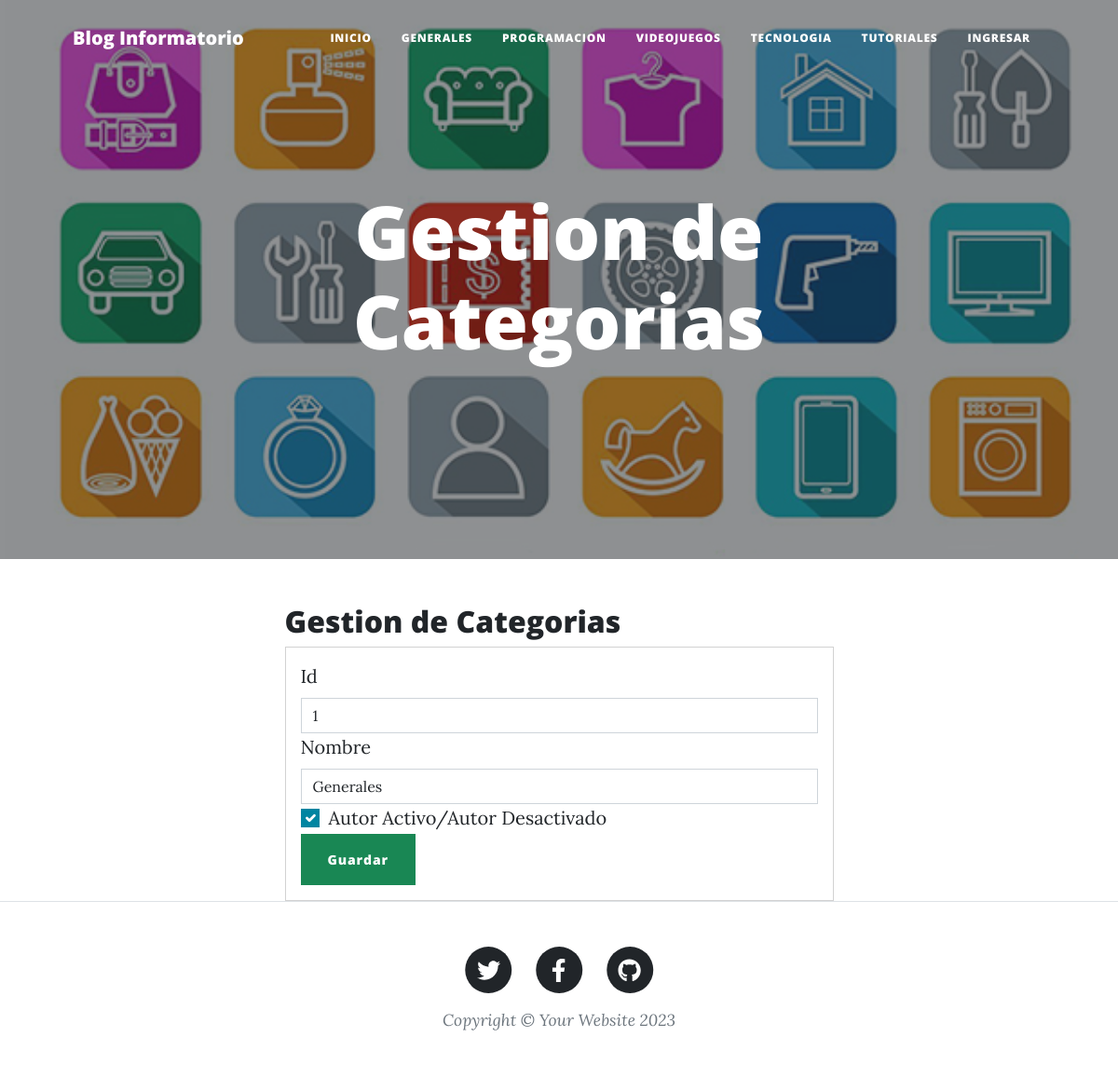
/Categorias/edicioncategoria/1, run on the app's committed database.
### GestionDeBlog/models.py (models this page shows, shortened)
class Categoria(models.Model):
    id = models.AutoField(primary_key=True)
    nombre = models.CharField('Nombre de la Categoria', max_length=100, null=False, blank=False)
    estado = models.BooleanField('Categoria Activa / Categoria Desactivada', default=True)
    fecha_creacion = models.DateField('Fecha de Creacion', auto_now=False, auto_now_add=True)
    class Meta:
        verbose_name = 'Categoria'
        verbose_name_plural = 'Categorias'

### GestionDeBlog/views.py (the view)
# urls.py: path('Categorias/edicioncategoria/<id>', views.edicioncategoria, name="edicioncategoria"),
def edicioncategoria(request, id):
    categoria = Categoria.objects.get(id=id)
    return render(request, 'edicionCategorias.html', {"categoria":categoria})

### GestionDeBlog/templates/edicionCategorias.html (shortened to what this page needs)
{% extends 'index.html' %}
{% load static %}
{% block imagen %} {% static 'assets/img/categorias.jpg' %} {% endblock imagen %}
{% block titulo_principal %}
    Gestion de Categorias
{% endblock titulo_principal %}
{% block contenido %}
    <div class="row">
        <div class="col-md-12 offset-md-12">
            <h2> Gestion de Categorias </h2>
            <div class="card">
                <div class="card-body">
                    <form action="/editarcategoria/" method="POST">{% csrf_token %}
                        <div class="card-item">
                            <label for="exampleFormControlInput1" class="form-label">Id</label>
                            <input type="text" id="numberid" name="numberid" value="{{categoria.id}}" class="form-control" placeholder="Id" readonly>
                        </div>
                        <div class="card-item">
                            <label for="exampleFormControlInput1" class="form-label">Nombre</label>
                            <input type="text" id="txtNombre" name="txtNombre" value="{{categoria.nombre}}" class="form-control" placeholder="Nombre">
                        </div>
                        <div class="form-check">
                            <input class="form-check-input" type="checkbox" {% if categoria.estado == True %} checked
                            value=True
                            {% else %}
                            value=False
                            {% endif %} id="flexCheckDefault" name="estado">
                            <label class="form-check-label" for="flexCheckDefault">Autor Activo/Autor Desactivado</label>
                        </div>
                        <div class="card-item">
                            <button type="submit" class="btn btn-success btn-block text-white"> Guardar </button>
                        </div>
                    </form>
                </div>
            </div>
        </div>
    </div>
{% endblock contenido %}

### data on the page
Categoria: numberid "1", txtNombre "Generales", estado "☑"
